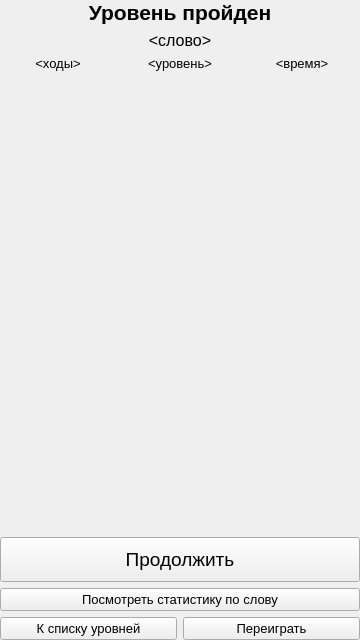
<?xml version="1.0" encoding="UTF-8"?>
<ui version="4.0">
 <class>BetweenLevelsScreen</class>
 <widget class="QWidget" name="BetweenLevelsScreen">
  <property name="geometry">
   <rect>
    <x>0</x>
    <y>0</y>
    <width>360</width>
    <height>640</height>
   </rect>
  </property>
  <property name="sizePolicy">
   <sizepolicy hsizetype="Minimum" vsizetype="Minimum">
    <horstretch>0</horstretch>
    <verstretch>0</verstretch>
   </sizepolicy>
  </property>
  <property name="windowTitle">
   <string>MetChars - Уровень пройден</string>
  </property>
  <layout class="QVBoxLayout" name="verticalLayout">
   <property name="leftMargin">
    <number>0</number>
   </property>
   <property name="topMargin">
    <number>0</number>
   </property>
   <property name="rightMargin">
    <number>0</number>
   </property>
   <property name="bottomMargin">
    <number>0</number>
   </property>
   <item>
    <widget class="QLabel" name="level_completed_label">
     <property name="sizePolicy">
      <sizepolicy hsizetype="Preferred" vsizetype="Preferred">
       <horstretch>0</horstretch>
       <verstretch>0</verstretch>
      </sizepolicy>
     </property>
     <property name="font">
      <font>
       <family>Segoe UI</family>
       <pointsize>16</pointsize>
       <weight>75</weight>
       <bold>true</bold>
      </font>
     </property>
     <property name="text">
      <string>Уровень пройден</string>
     </property>
     <property name="alignment">
      <set>Qt::AlignHCenter|Qt::AlignTop</set>
     </property>
    </widget>
   </item>
   <item>
    <widget class="QLabel" name="word_label">
     <property name="font">
      <font>
       <family>Segoe UI</family>
       <pointsize>12</pointsize>
      </font>
     </property>
     <property name="text">
      <string>&lt;слово&gt;</string>
     </property>
     <property name="alignment">
      <set>Qt::AlignCenter</set>
     </property>
    </widget>
   </item>
   <item>
    <layout class="QHBoxLayout" name="horizontalLayout_2">
     <item>
      <widget class="QLabel" name="moves_count_label">
       <property name="sizePolicy">
        <sizepolicy hsizetype="Preferred" vsizetype="Preferred">
         <horstretch>1</horstretch>
         <verstretch>0</verstretch>
        </sizepolicy>
       </property>
       <property name="font">
        <font>
         <family>Segoe UI</family>
         <pointsize>10</pointsize>
        </font>
       </property>
       <property name="text">
        <string>&lt;ходы&gt;</string>
       </property>
       <property name="alignment">
        <set>Qt::AlignCenter</set>
       </property>
      </widget>
     </item>
     <item>
      <widget class="QLabel" name="level_num_label">
       <property name="sizePolicy">
        <sizepolicy hsizetype="Preferred" vsizetype="Preferred">
         <horstretch>1</horstretch>
         <verstretch>0</verstretch>
        </sizepolicy>
       </property>
       <property name="font">
        <font>
         <pointsize>10</pointsize>
        </font>
       </property>
       <property name="text">
        <string>&lt;уровень&gt;</string>
       </property>
       <property name="alignment">
        <set>Qt::AlignCenter</set>
       </property>
      </widget>
     </item>
     <item>
      <widget class="QLabel" name="time_label">
       <property name="sizePolicy">
        <sizepolicy hsizetype="Preferred" vsizetype="Preferred">
         <horstretch>1</horstretch>
         <verstretch>0</verstretch>
        </sizepolicy>
       </property>
       <property name="font">
        <font>
         <family>Segoe UI</family>
         <pointsize>10</pointsize>
        </font>
       </property>
       <property name="text">
        <string>&lt;время&gt;</string>
       </property>
       <property name="alignment">
        <set>Qt::AlignCenter</set>
       </property>
      </widget>
     </item>
    </layout>
   </item>
   <item>
    <widget class="QLabel" name="meme_label">
     <property name="sizePolicy">
      <sizepolicy hsizetype="Preferred" vsizetype="Preferred">
       <horstretch>0</horstretch>
       <verstretch>1</verstretch>
      </sizepolicy>
     </property>
     <property name="text">
      <string/>
     </property>
     <property name="alignment">
      <set>Qt::AlignCenter</set>
     </property>
    </widget>
   </item>
   <item>
    <widget class="QPushButton" name="continue_btn">
     <property name="sizePolicy">
      <sizepolicy hsizetype="Minimum" vsizetype="Fixed">
       <horstretch>0</horstretch>
       <verstretch>1</verstretch>
      </sizepolicy>
     </property>
     <property name="font">
      <font>
       <family>Segoe UI</family>
       <pointsize>14</pointsize>
       <weight>50</weight>
       <bold>false</bold>
      </font>
     </property>
     <property name="styleSheet">
      <string notr="true">padding: 10px;</string>
     </property>
     <property name="text">
      <string>Продолжить</string>
     </property>
    </widget>
   </item>
   <item>
    <widget class="QPushButton" name="show_statistics_btn">
     <property name="font">
      <font>
       <family>Segoe UI</family>
       <pointsize>10</pointsize>
      </font>
     </property>
     <property name="text">
      <string>Посмотреть статистику по слову</string>
     </property>
    </widget>
   </item>
   <item>
    <layout class="QHBoxLayout" name="horizontalLayout">
     <item>
      <widget class="QPushButton" name="go_levels_btn">
       <property name="sizePolicy">
        <sizepolicy hsizetype="Minimum" vsizetype="Fixed">
         <horstretch>0</horstretch>
         <verstretch>1</verstretch>
        </sizepolicy>
       </property>
       <property name="font">
        <font>
         <family>Segoe UI</family>
         <pointsize>10</pointsize>
         <weight>50</weight>
         <bold>false</bold>
        </font>
       </property>
       <property name="styleSheet">
        <string notr="true"/>
       </property>
       <property name="text">
        <string>К списку уровней</string>
       </property>
      </widget>
     </item>
     <item>
      <widget class="QPushButton" name="restart_level_btn">
       <property name="sizePolicy">
        <sizepolicy hsizetype="Minimum" vsizetype="Fixed">
         <horstretch>0</horstretch>
         <verstretch>1</verstretch>
        </sizepolicy>
       </property>
       <property name="font">
        <font>
         <family>Segoe UI</family>
         <pointsize>10</pointsize>
         <weight>50</weight>
         <bold>false</bold>
        </font>
       </property>
       <property name="styleSheet">
        <string notr="true"/>
       </property>
       <property name="text">
        <string>Переиграть</string>
       </property>
      </widget>
     </item>
    </layout>
   </item>
  </layout>
 </widget>
 <resources/>
 <connections/>
</ui>
